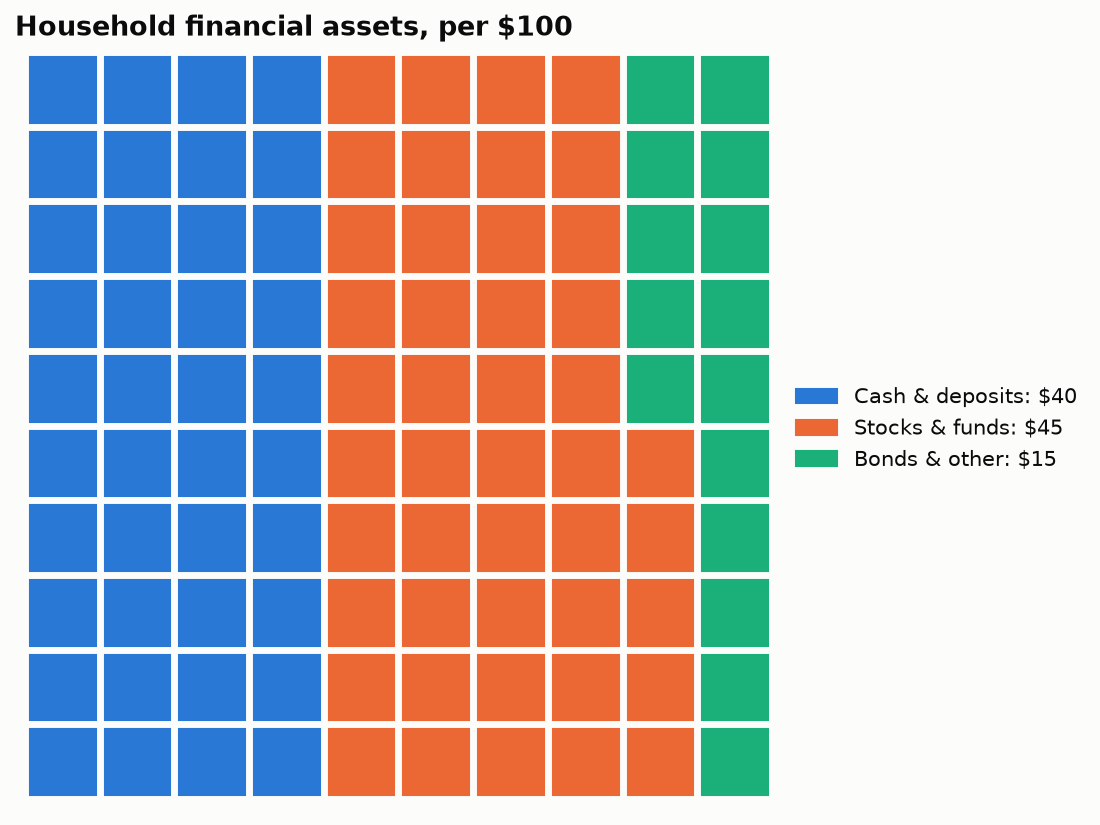

Source code (Python):
"""
Waffle Chart  -  family: Part-to-whole

DESIGN PURPOSE
A 10 × 10 grid of squares, each worth 1% (or one unit). Squares are colored by
category. Counting squares is more accurate than judging angles, and the 'n
out of 100' framing is easy for any audience.

WHEN TO USE
  - Communicate a few percentages to a general audience ('23 in every 100
    customers')
  - A pie-chart alternative that supports more accurate reading
  - Show progress toward a goal

AVOID WHEN
  - Values need precision finer than 1%
  - There are more than ~5 categories

ALTERNATIVES
  - Pie chart
  - Single 100% stacked bar
  - Pictogram (isotype)

EXAMPLE
How a typical household's financial assets are split, per $100 (illustrative).

Run:  python waffle_chart.py
"""
import sys
from pathlib import Path

import numpy as np
import pandas as pd
import matplotlib.pyplot as plt

# Library style: categorical colors in fixed order, recessive axes, hairline grid.
PALETTE = ["#2a78d6", "#eb6834", "#1baf7a", "#eda100",
           "#e87ba4", "#008300", "#6250d6", "#e34948"]
SEQ_CMAP = "Blues"      # sequential: one hue, light -> dark
DIV_CMAP = "RdBu_r"     # diverging: two opposite hues, neutral midpoint
GRAY = "#b8b7b1"        # de-emphasised marks
plt.rcParams.update({
    "figure.figsize": (8, 4.8), "figure.dpi": 110, "figure.facecolor": "#fcfcfb",
    "axes.facecolor": "#fcfcfb", "axes.edgecolor": "#c9c8c3", "axes.linewidth": 0.8,
    "axes.spines.top": False, "axes.spines.right": False,
    "axes.grid": True, "grid.color": "#e6e5e1", "grid.linewidth": 0.6, "axes.axisbelow": True,
    "axes.prop_cycle": plt.cycler(color=PALETTE),
    "axes.titlesize": 13, "axes.titleweight": "bold", "axes.titlelocation": "left",
    "axes.labelcolor": "#52514e", "xtick.color": "#52514e", "ytick.color": "#52514e",
    "text.color": "#0b0b0b", "font.size": 10, "lines.linewidth": 2,
    "legend.frameon": False,
})

# --- Example data ------------------------------------------------------------
s = pd.Series({"Cash & deposits": 40, "Stocks & funds": 45, "Bonds & other": 15})
assert s.sum() == 100
s

# --- Plot --------------------------------------------------------------------
fig, ax = plt.subplots(figsize=(7, 5.6))
cells = np.repeat(np.arange(len(s)), s.values)
for k, cat in enumerate(cells):
    col, row = k // 10, k % 10          # fill column by column, bottom to top
    ax.add_patch(plt.Rectangle((col, row), 0.88, 0.88, color=PALETTE[cat]))
ax.set_xlim(-0.2, 10)
ax.set_ylim(-0.2, 10)
ax.set_aspect("equal")
ax.axis("off")
handles = [plt.Rectangle((0, 0), 1, 1, color=PALETTE[i]) for i in range(len(s))]
ax.legend(handles, [f"{k}: ${v}" for k, v in s.items()], loc="center left",
          bbox_to_anchor=(1.0, 0.5), fontsize=10)
ax.set_title("Household financial assets, per $100")
fig.tight_layout()

# --- Save / show -------------------------------------------------------------
out = Path(__file__).with_name(Path(__file__).stem + ".png")
fig.savefig(out, dpi=150, bbox_inches="tight")
print(f"saved {out}")
if "--no-show" not in sys.argv:
    plt.show()
